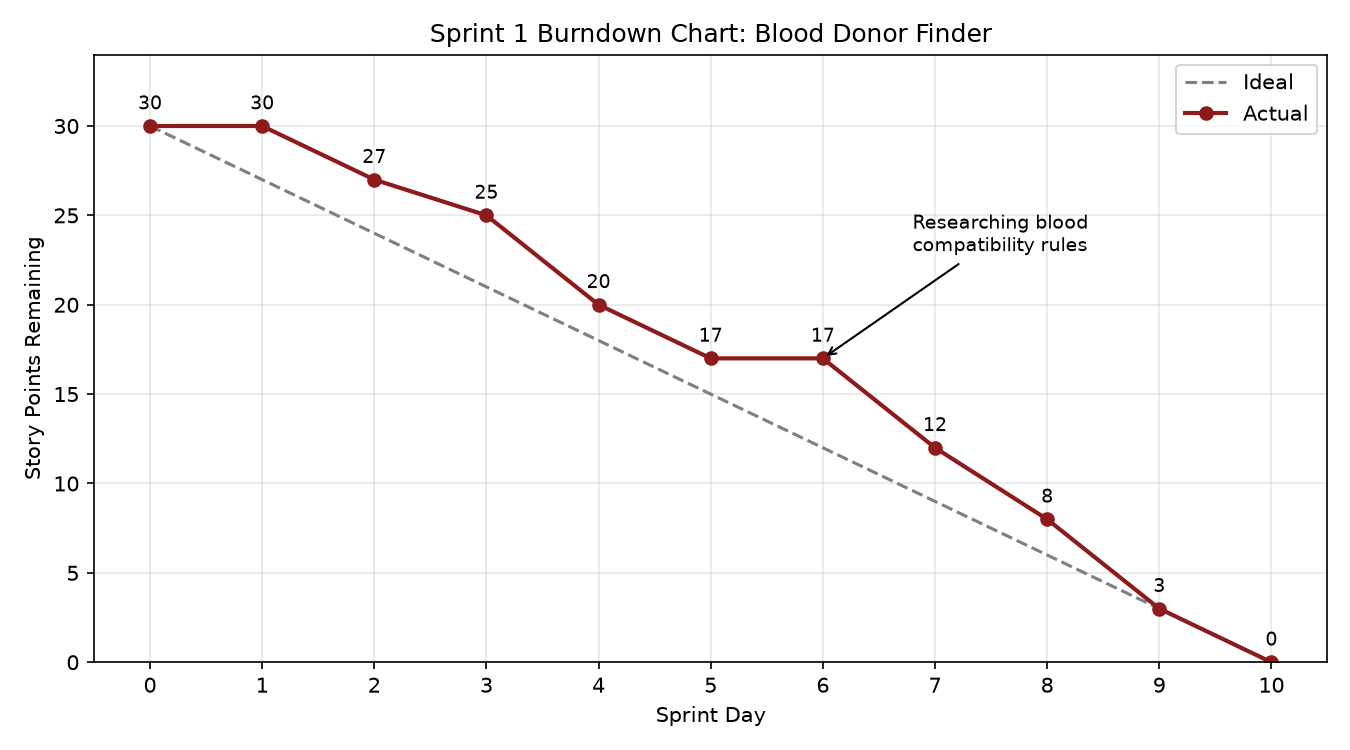

Source code (Python):
"""Draws the Sprint 1 burndown chart and saves it as burndown.png.

Run:  python burndown.py
Numbers match the 'Sprint 1 Progress' table in user_stories.md.
"""

import matplotlib.pyplot as plt
import numpy as np

TOTAL_POINTS = 30
days = np.arange(0, 11)  # day 0 to day 10

# Ideal line: equal work every day, straight from 30 down to 0
ideal = np.linspace(TOTAL_POINTS, 0, len(days))

# Actual story points left at the end of each day
actual = [30, 30, 27, 25, 20, 17, 17, 12, 8, 3, 0]

plt.figure(figsize=(9, 5))
plt.plot(days, ideal, '--', color='gray', label='Ideal')
plt.plot(days, actual, 'o-', color='#8e1b1b', linewidth=2, label='Actual')

for d, pts in zip(days, actual):
    plt.annotate(str(pts), (d, pts), textcoords='offset points', xytext=(0, 8), ha='center', fontsize=9)

plt.annotate('Researching blood\ncompatibility rules', xy=(6, 17), xytext=(6.8, 23),
             arrowprops={'arrowstyle': '->'}, fontsize=9)

plt.title('Sprint 1 Burndown Chart: Blood Donor Finder')
plt.xlabel('Sprint Day')
plt.ylabel('Story Points Remaining')
plt.xticks(days)
plt.ylim(0, TOTAL_POINTS + 4)
plt.grid(alpha=0.3)
plt.legend()
plt.tight_layout()
plt.savefig('burndown.png', dpi=150)
print('Saved burndown.png')
